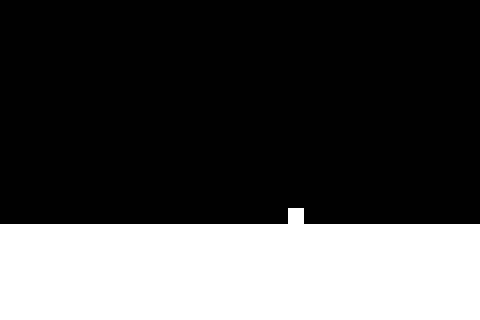

A 2D game scene composited from a Tiled map and its tileset images. What follows is a short description and the map's XML, with each tile layer's data collapsed to a summary:
An orthogonal 30x20 tile map with 16x16 px tiles, 2 tile layers (Floor, Danger).

<map version="1.0" orientation="orthogonal" renderorder="right-down" width="30" height="20" tilewidth="16" tileheight="16">
 <tileset firstgid="1" name="FloorTiles" tilewidth="16" tileheight="16">
  <image source="../../images/tiles/FloorTiles.png" width="32" height="16" />
 </tileset>
 <layer name="Floor" width="30" height="20">
  <properties>
   <property name="tileset" value="FloorTiles" />
  </properties>
  <data>[600 cells, 180 non-empty, 1 distinct tile ids]</data>
 </layer>
 <layer name="Danger" width="30" height="20">
  <properties>
   <property name="tileset" value="FloorTiles" />
  </properties>
  <data>[600 cells, 1 non-empty, 1 distinct tile ids]</data>
 </layer>
</map>
